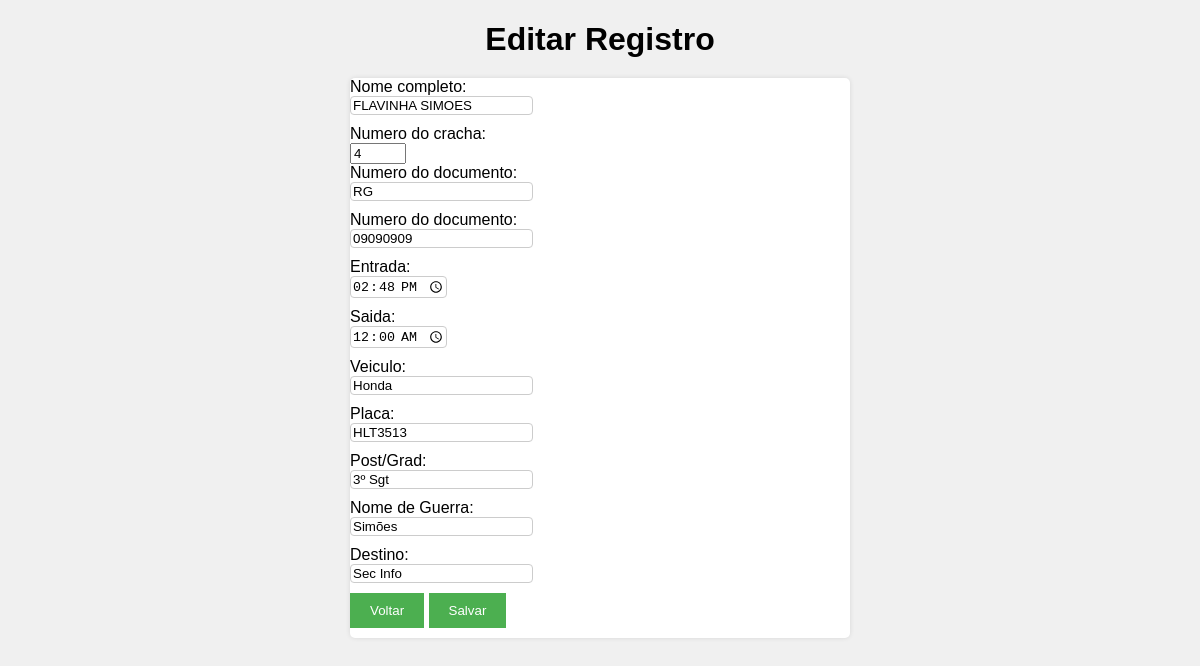
Screenshot of /civis/alterar_civis.php?id=1 with the database file from the repository.
### tables this page shows
CREATE TABLE `civis` (
  `nome` varchar(50) DEFAULT NULL,
  `cracha` decimal(2,0) DEFAULT NULL,
  `tpdoc` varchar(50) DEFAULT NULL,
  `numdoc` varchar(50) DEFAULT NULL,
  `entrada` time DEFAULT NULL,
  `saida` time DEFAULT NULL,
  `veiculo` varchar(20) DEFAULT '-',
  `placa` varchar(10) DEFAULT '-',
  `post` varchar(50) DEFAULT NULL,
  `nomeguerra` varchar(50) DEFAULT NULL,
  `destino` varchar(50) DEFAULT NULL,
  `id` int NOT NULL AUTO_INCREMENT,
  PRIMARY KEY (`id`)
);

### civis/alterar_civis.php (the view, shortened to what this page needs)
<?php
include_once "./table_civis.php";
if(isset($_GET["id"])) {
    $id = $_GET['id'];
}
?>
<!DOCTYPE html>
<html>
<head>
	<link rel="stylesheet" href="../css/style.css">
</head>
<body>
	<h1>Editar Registro</h1>
	<?php
		if(isset($_GET['id'])){
			$consulta = "SELECT * FROM civis WHERE id='$id'";
			$con = $conn->query($consulta) or die($conn->error);
			$dado = $con->fetch_array();
		}
	?>
	<form method="POST" action="">
		<label for="nome">Nome completo:</label><br>
		<input type="text" name="nome" value="<?php echo $dado['nome'] ?>" required><br>
		<label for="cracha">Numero do cracha:</label><br>
		<input type="number" name="cracha" value="<?php echo $dado['cracha'] ?>" step="01" min="01" max="15" maxlength="2" required><br>
		<label for="numdoc">Numero do documento:</label><br>
		<input type="text" name="tpdoc" value="<?php echo $dado['tpdoc'] ?>" required><br>
		<label for="numdoc">Numero do documento:</label><br>
		<input type="text" name="numdoc" value="<?php echo $dado['numdoc'] ?>" required><br>
		<label for="entrada">Entrada:</label><br>
		<input type="time" name="entrada" value="<?php echo $dado['entrada'] ?>"required><br>
		<label for="saida">Saida:</label><br>
		<input type="time" name="saida" value="<?php echo $dado['saida'] ?>"><br>
		<label for="veiculo">Veiculo:</label><br>
		<input type="text" name="veiculo" value="<?php echo $dado['veiculo'] ?>"><br>
		<label for="placa">Placa:</label><br>
		<input type="text" name="placa" value="<?php echo $dado['placa'] ?>"><br>
		<label for="post">Post/Grad:</label><br>
		<input type="text" name="post" value="<?php echo $dado['post'] ?>" required><br>
		<label for="nomeguerra">Nome de Guerra:</label><br>
		<input type="text" name="nomeguerra" value="<?php echo $dado['nomeguerra'] ?>" required><br>
		<label for="destino">Destino:</label><br>
		<input type="text" name="destino" value="<?php echo $dado['destino'] ?>" required><br>
		<a href="../index.php"><button type="button">Voltar</button></a>
		<input type="submit" value="Salvar">
	</form>
	<br>
</body>
</html>

### css/style.css (style rules this page uses)
body { font-family: Arial, sans-serif; background-color: #f0f0f0; }
h1 { text-align: center; margin-bottom: 20px; }
form { max-width: 500px; margin: 0 auto; padding-bottom: 10px; background-color: #ffffff; border-radius: 5px; box-shadow: 0 0 5px rgba(0, 0, 0, 0.1); }
form label { margin-bottom: 5px; }
form input[type=text], form input[type=date], form input[type=time] { margin-bottom: 10px; border: 1px solid #ccc; border-radius: 4px; box-sizing: border-box; }
form input[type=submit] { background-color: #4CAF50; color: white; border: none; padding: 10px 20px; cursor: pointer; }
button { background-color: #4CAF50; color: white; border: none; padding: 10px 20px; cursor: pointer; }

### rows the page displays
civis: nome "FLAVINHA SIMOES", cracha "4", tpdoc "RG", numdoc "09090909", entrada "14:48:00", saida "00:00:00", veiculo "Honda", placa "HLT3513", post "3º Sgt", nomeguerra "Simões", destino "Sec Info"
